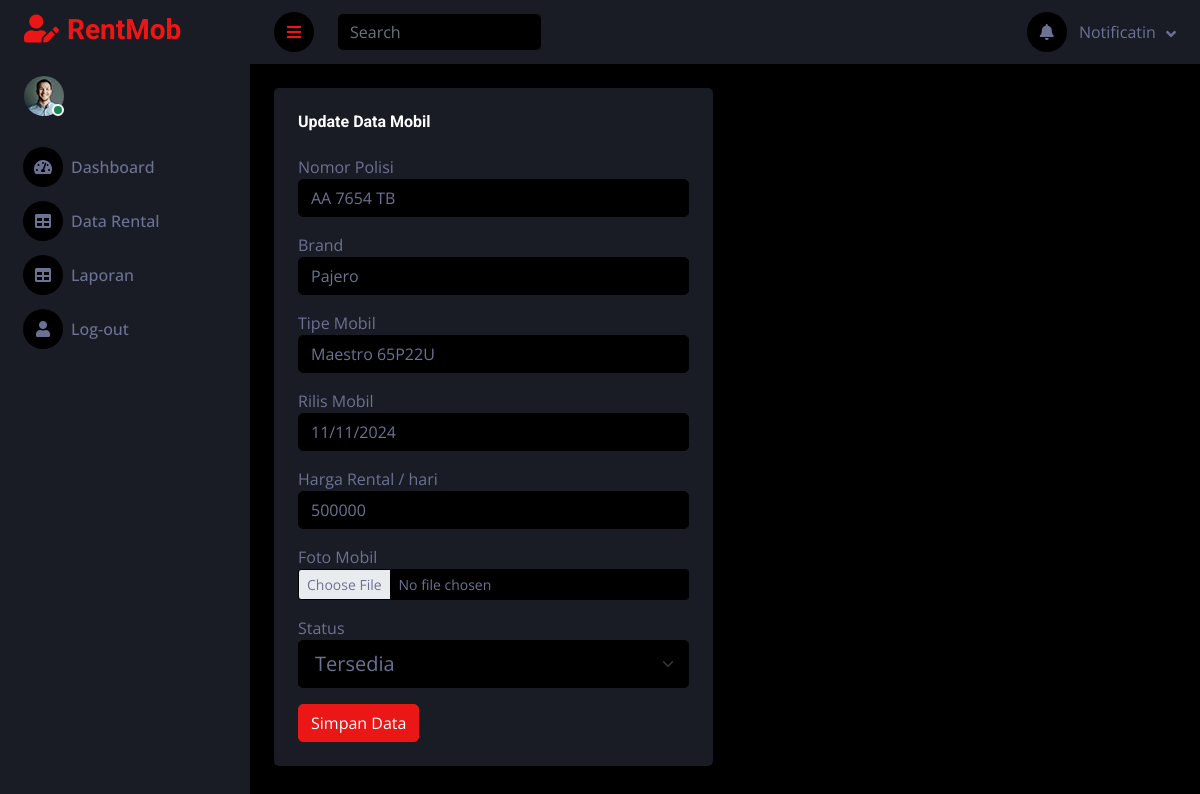
Page /petugas/editmbl.php?nopol=AA 7654 TB on the committed database.
### tables this page shows
CREATE TABLE IF NOT EXISTS `tb_mobil` (
  `nopol` varchar(10) NOT NULL,
  `brand` varchar(90) NOT NULL,
  `type` varchar(90) NOT NULL,
  `tahun` date NOT NULL,
  `harga` decimal(10,0) NOT NULL,
  `foto` varchar(99) NOT NULL,
  `status` enum('tersedia','kosong') NOT NULL,
  PRIMARY KEY (`nopol`)
);

### petugas/editmbl.php (the view, shortened to what this page needs)
<!DOCTYPE html>
<html lang="en">
<head>
    <link href="https://cdnjs.cloudflare.com/ajax/libs/font-awesome/5.10.0/css/all.min.css" rel="stylesheet">
    <link href="https://cdn.jsdelivr.net/npm/bootstrap-icons@1.4.1/font/bootstrap-icons.css" rel="stylesheet">
    <link href="../lib/owlcarousel/assets/owl.carousel.min.css" rel="stylesheet">
    <link href="../lib/tempusdominus/css/tempusdominus-bootstrap-4.min.css" rel="stylesheet" />
    <link href="../css/bootstrap.min.css" rel="stylesheet">
    <link href="../css/style.css" rel="stylesheet">
</head>
<body>
    <div class="container-fluid position-relative d-flex p-0">
        <div class="sidebar pe-4 pb-3">
            <nav class="navbar bg-secondary navbar-dark">
                <a href="pet.php" class="navbar-brand mx-4 mb-3">
                    <h3 class="text-primary"><i class="fa fa-user-edit me-2"></i>RentMob</h3>
                </a>
                <div class="d-flex align-items-center ms-4 mb-4">
                    <div class="position-relative">
                        <img class="rounded-circle" src="../img/user.jpg" alt="" style="width: 40px; height: 40px;">
                        <div class="bg-success rounded-circle border border-2 border-white position-absolute end-0 bottom-0 p-1"></div>
                    </div>
                </div>
                <div class="navbar-nav w-100">
                    <a href="pet.php" class="nav-item nav-link "><i class="fa fa-tachometer-alt me-2"></i>Dashboard</a>
                    <a href="data_rental.php" class="nav-item nav-link"><i class="fa fa-table me-2"></i>Data Rental</a>
                    <a href="hist.php" class="nav-item nav-link"><i class="fa fa-table me-2"></i>Laporan </a>
                    <a href="logout.php" class="nav-item nav-link"><i class="fa fa-user me-2"></i>Log-out</a>
                </div>
            </nav>
        </div>
        <div class="content">
            <nav class="navbar navbar-expand bg-secondary navbar-dark sticky-top px-4 py-0">
                <a href="#" class="sidebar-toggler flex-shrink-0">
                    <i class="fa fa-bars"></i>
                </a>
                <form class="d-none d-md-flex ms-4">
                    <input class="form-control bg-dark border-0" type="search" placeholder="Search">
                </form>
                <div class="navbar-nav align-items-center ms-auto">
                    <div class="nav-item dropdown">
                        <a href="#" class="nav-link dropdown-toggle" data-bs-toggle="dropdown">
                            <i class="fa fa-bell me-lg-2"></i>
                            <span class="d-none d-lg-inline-flex">Notificatin</span>
                        </a>
                    </div>
                </div>
            </nav>
            <div class="container-fluid pt-4 px-4">
                <div class="row g-4">
                    <div class="col-sm-12 col-xl-6">
                        <div class="bg-secondary rounded h-100 p-4">
                        <h6 class="mb-4">Update Data Mobil</h6>
                        <?php
include "koneksi.php";
$id = $_GET['nopol'];
$sql = "SELECT
          *
        FROM
          tb_mobil
        WHERE  nopol = '$id'";
$result = $koneksi->query($sql);
if ($result->num_rows > 0) {
    $row = $result->fetch_assoc();
    ?>
<form class="forms-sample" method="post">
    <div class="mb-3">
        <label for="nopol">Nomor Polisi</label>
        <input type="text" name="nopol" class="form-control" id="nopol" value="<?php echo $row['nopol']; ?>" placeholder="">
    </div>
    <div class="mb-3">
        <label for="brnd">Brand</label>
        <input type="text" name="brand" class="form-control" id="brnd" value="<?php echo $row['brand']; ?>" placeholder="">
    </div>
    <div class="mb-3">
        <label for="typ">Tipe Mobil</label>
        <input type="text" name="type" class="form-control" id="typ" value="<?php echo $row['type']; ?>" placeholder="">
    </div>
    <div class="mb-3">
        <label for="tt">Rilis Mobil</label>
        <input type="date" name="tt" class="form-control" id="tt" placeholder="" value="<?php echo $row['tahun']; ?>" placeholder="">
    </div>
    <div class="mb-3">
        <label for="hrg">Harga Rental / hari</label>
        <input type="text" name="hrg" class="form-control" id="hrg" value="<?php echo $row['harga']; ?>" placeholder="" >
    </div>
    <div class="mb-3">
        <label for="img">Foto Mobil</label>
        <input type="file" name="img" class="form-control form-control-sm bg-dark" id="img" value="<?php echo $row['foto']; ?>" placeholder="">
    </div>
    <div class="mb-3">
    <label for="add_ons">Status</label>
    <select name="stat" class="form-select form-select-lg mb-3" id="add_ons">
        <option value="tersedia" <?php echo ($row['status'] == 'tersedia') ? 'selected' : ''; ?>>Tersedia</option>
    </select>
</div>
    <button type="submit" name="submit" class="btn btn-primary">Simpan Data</button>
</form>
<?php
}
?>
                        </div>
                    </div>
                    <div class="col-sm-12 col-xl-6">
                    </div>
                </div>
            </div>
</div></div></body>
</html>

### css/style.css (style rules this page uses)
:root { --primary: #EB1616; --secondary: #191C24; --light: #6C7293; --dark: #000000; }
.btn { transition: .5s; }
.sidebar { position: fixed; top: 0; left: 0; bottom: 0; width: 250px; height: 100vh; overflow-y: auto; background: var(--secondary); transition: 0.5s; z-index: 999; }
.content { margin-left: 250px; min-height: 100vh; background: var(--dark); transition: 0.5s; }
@media (min-width: 992px) { .sidebar { margin-left: 0; } }
@media (min-width: 992px) { .content { width: calc(100% - 250px); } }
.sidebar .navbar .navbar-nav .nav-link { padding: 7px 20px; color: var(--light); font-weight: 500; border-left: 3px solid var(--secondary); border-radius: 0 30px 30px 0; outline: none; }
.sidebar .navbar .navbar-nav .nav-link i { width: 40px; height: 40px; display: inline-flex; align-items: center; justify-content: center; background: var(--dark); border-radius: 40px; }
.content .navbar .navbar-nav .nav-link { margin-left: 25px; padding: 12px 0; color: var(--light); outline: none; }
.content .navbar .sidebar-toggler, .content .navbar .navbar-nav .nav-link i { width: 40px; height: 40px; display: inline-flex; align-items: center; justify-content: center; background: var(--dark); border-radius: 40px; }
.content .navbar .dropdown-toggle::after { margin-left: 6px; vertical-align: middle; border: none; content: "\f107"; font-family: "Font Awesome 5 Free"; font-weight: 900; transition: .5s; }

### rows in the picture
tb_mobil: nopol "AA 7654 TB", brand "Pajero", type "Maestro 65P22U", tt "11/11/2024", hrg "500000", stat "Tersedia"
